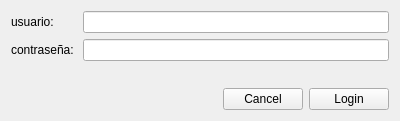
<?xml version="1.0" encoding="UTF-8"?>
<ui version="4.0">
 <class>userloginForm</class>
 <widget class="QWidget" name="userloginForm">
  <property name="geometry">
   <rect>
    <x>0</x>
    <y>0</y>
    <width>400</width>
    <height>121</height>
   </rect>
  </property>
  <property name="maximumSize">
   <size>
    <width>400</width>
    <height>121</height>
   </size>
  </property>
  <property name="windowTitle">
   <string>Form</string>
  </property>
  <layout class="QVBoxLayout" name="verticalLayout">
   <item>
    <layout class="QFormLayout" name="formLayout">
     <item row="0" column="0">
      <widget class="QLabel" name="userLabel">
       <property name="text">
        <string>usuario:</string>
       </property>
      </widget>
     </item>
     <item row="0" column="1">
      <widget class="QLineEdit" name="userLineEdit"/>
     </item>
     <item row="1" column="0">
      <widget class="QLabel" name="passwordLabel">
       <property name="text">
        <string>contraseña: </string>
       </property>
      </widget>
     </item>
     <item row="1" column="1">
      <widget class="QLineEdit" name="passwordLineEdit">
       <property name="echoMode">
        <enum>QLineEdit::Password</enum>
       </property>
      </widget>
     </item>
    </layout>
   </item>
   <item>
    <spacer name="verticalSpacer">
     <property name="orientation">
      <enum>Qt::Vertical</enum>
     </property>
     <property name="sizeHint" stdset="0">
      <size>
       <width>20</width>
       <height>40</height>
      </size>
     </property>
    </spacer>
   </item>
   <item>
    <layout class="QHBoxLayout" name="horizontalLayout">
     <item>
      <spacer name="horizontalSpacer">
       <property name="orientation">
        <enum>Qt::Horizontal</enum>
       </property>
       <property name="sizeHint" stdset="0">
        <size>
         <width>40</width>
         <height>20</height>
        </size>
       </property>
      </spacer>
     </item>
     <item>
      <widget class="QPushButton" name="pushButton">
       <property name="text">
        <string>Cancel</string>
       </property>
      </widget>
     </item>
     <item>
      <widget class="QPushButton" name="pushButton_2">
       <property name="text">
        <string>Login</string>
       </property>
      </widget>
     </item>
    </layout>
   </item>
  </layout>
 </widget>
 <tabstops>
  <tabstop>userLineEdit</tabstop>
  <tabstop>passwordLineEdit</tabstop>
  <tabstop>pushButton_2</tabstop>
  <tabstop>pushButton</tabstop>
 </tabstops>
 <resources/>
 <connections/>
</ui>
